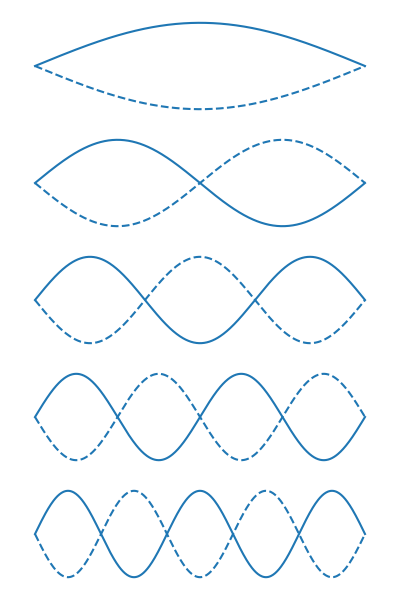

Here is the Python script that generated this plot:
import numpy as np
import matplotlib.pyplot as plt

def standing_wave(xs, L, n, A=1.0):
    """Return the y positions of a standing wave on an attached string.

    Parameters
    ----------
    xs : array
        List of values at which to evalute y.
    L : number
        Length of the string.
    n : integer
        Mode number of the standing wave.
    A : number
        Amplitude of the wave.

    """
    wavelength = 2 * L / n
    k = 2 * np.pi / wavelength
    y = A * np.sin(k * xs)
    return y

def despine(ax):
    """Remove all spines from a set of axes."""
    for pos in ax.spines:
        ax.spines[pos].set_visible(False)
    ax.set_xticks([])
    ax.set_yticks([])

def plot_standing(xs, ys, ax):
    """Make a cute plot of a standing wave."""
    ax.plot(xs, ys, 'C0')
    ax.plot(xs, -ys, 'C0', linestyle='--')
    despine(ax)

L = 1.0
xs = np.linspace(0, L, 500)
n_plots = 5
fig, axs = plt.subplots(n_plots, 1, sharex=True, sharey=True,
    tight_layout=True, figsize=(4, 6))
for n in range(n_plots):
    ys = standing_wave(xs, L, n + 1)
    plot_standing(xs, ys, axs[n])

fig.subplots_adjust(hspace=0.6)
plt.show()
